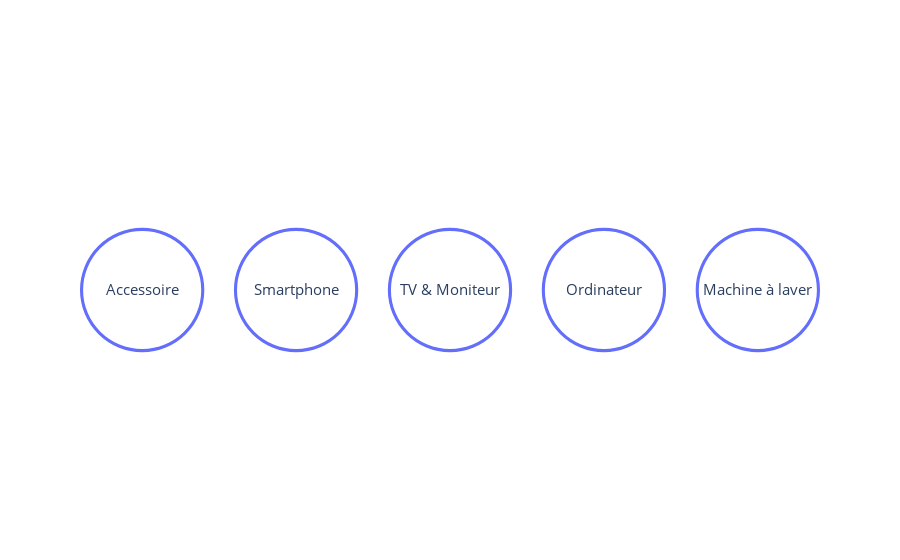

This figure's notebook cell:
### Code cell
fig = make_subplots(rows=1, cols=len(categories), 
                    specs = [[{"type": "domain"}]*len(categories)])

for i,cat in enumerate(categories):
    df = sales_per_cat.loc[sales_per_cat['Cat'] == cat]
    progress = df[metric].sum() / df[target].sum()
    rest = 1 - progress if 1 - progress > 0 else 0
    fig.append_trace(
        go.Pie(
            values = [progress, rest], 
            hole = .95,
            title = '{}'.format(cat),
            textinfo='none'
    ), row=1, col=i+1)

    
fig.update_layout(
    showlegend = False,
    hovermode = False,
    font_size = 15,
)
fig.show()

### Figure 1 — Plotly figure (JSON) as saved in the notebook; plotly's stock layout.template omitted (floating-point values rounded to 4 significant figures)
{"data": [{"domain": {"x": [0, 0.168], "y": [0, 1]}, "hole": 0.95, "textinfo": "none", "title": {"text": "Accessoire"}, "type": "pie", "values": [1.208, 0]}, {"domain": {"x": [0.208, 0.376], "y": [0, 1]}, "hole": 0.95, "textinfo": "none", "title": {"text": "Smartphone"}, "type": "pie", "values": [1.223, 0]}, {"domain": {"x": [0.416, 0.584], "y": [0, 1]}, "hole": 0.95, "textinfo": "none", "title": {"text": "TV & Moniteur"}, "type": "pie", "values": [1.182, 0]}, {"domain": {"x": [0.624, 0.792], "y": [0, 1]}, "hole": 0.95, "textinfo": "none", "title": {"text": "Ordinateur"}, "type": "pie", "values": [1.245, 0]}, {"domain": {"x": [0.832, 1], "y": [0, 1]}, "hole": 0.95, "textinfo": "none", "title": {"text": "Machine à laver"}, "type": "pie", "values": [1.252, 0]}], "layout": {"font": {"size": 15}, "hovermode": false, "showlegend": false}}
